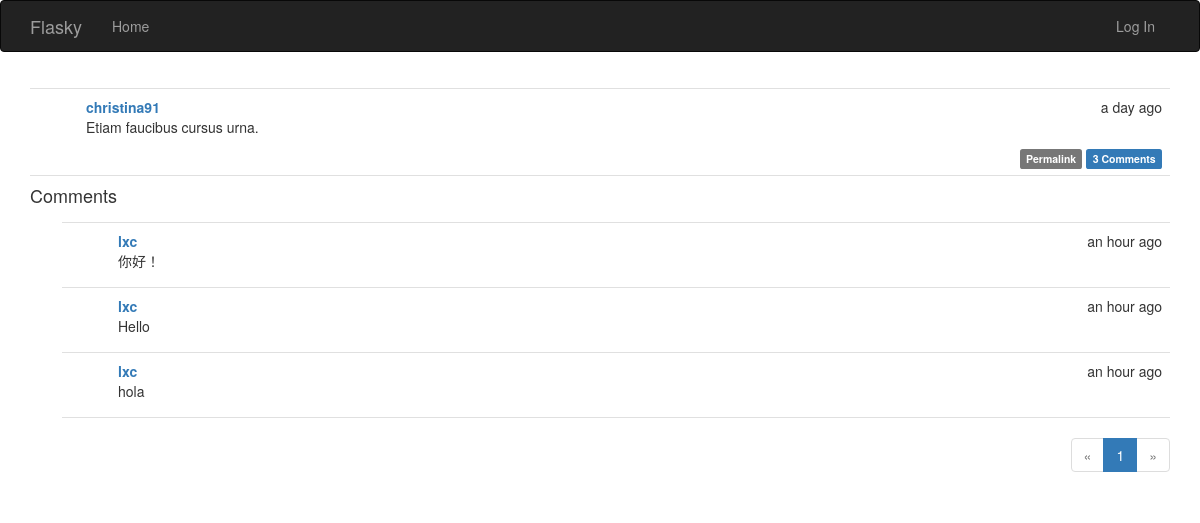
The app's page /post/147 with its own data.
### app/models.py (models this page shows, shortened)
class Post(db.Model):
    __tablename__ = 'posts'
    id = db.Column(db.Integer, primary_key=True)
    body = db.Column(db.Text)
    timestamp = db.Column(db.DateTime, index=True, default=datetime.utcnow)
    author_id = db.Column(db.Integer, db.ForeignKey('users.id'))
    body_html = db.Column(db.Text)
    comments = db.relationship('Comment', backref='post', lazy='dynamic')

class User(UserMixin, db.Model):
    __tablename__ = 'users'
    id = db.Column(db.Integer, primary_key=True)
    username = db.Column(db.String(64), unique=True, index=True)
    email = db.Column(db.String(64), unique=True, index=True)
    role_id = db.Column(db.Integer, db.ForeignKey('roles.id'))
    password_hash = db.Column(db.String(128))
    confirmed = db.Column(db.Boolean, default=False)
    name = db.Column(db.String(64))
    location = db.Column(db.String(64))
    about_me = db.Column(db.Text)
    member_since = db.Column(db.DateTime(), default=datetime.utcnow)
    last_seen = db.Column(db.DateTime(), default=datetime.utcnow)
    posts = db.relationship('Post', backref='author', lazy='dynamic')
    followed = db.relationship('Follow',
                               foreign_keys=[Follow.follower_id],
                               backref=db.backref('follower', lazy='joined'),
                               lazy='dynamic',
                               cascade='all, delete-orphan')
    followers = db.relationship('Follow',
                                foreign_keys=[Follow.followed_id],
                                backref=db.backref('followed', lazy='joined'),
                                lazy='dynamic',
                                cascade='all, delete-orphan')
    comments = db.relationship('Comment', backref='author', lazy='dynamic')
    @property
    def password(self):
        raise AttributeError('password is not a readable attribute')

class Comment(db.Model):
    __tablename__ = 'comments'
    id = db.Column(db.Integer, primary_key=True)
    body = db.Column(db.Text)
    body_html = db.Column(db.Text)
    timestamp = db.Column(db.DateTime, index=True, default=datetime.utcnow)
    disabled = db.Column(db.Boolean)
    author_id = db.Column(db.Integer, db.ForeignKey('users.id'))
    post_id = db.Column(db.Integer, db.ForeignKey('posts.id'))

### app/main/views.py (the view, shortened to what this page needs)
@main.route('/post/<int:id>', methods=['GET', 'POST'])
def post(id):
    post = Post.query.get_or_404(id)
    form = CommentForm()
    page = request.args.get('page', 1, type=int)
    if page == -1:
        page = (post.comments.count() - 1) // \
            current_app.config['FLASKY_COMMENTS_PER_PAGE'] + 1
    pagination = post.comments.order_by(Comment.timestamp.asc()).paginate(
        page, per_page=current_app.config['FLASKY_COMMENTS_PER_PAGE'],
        error_out=False)
    comments = pagination.items
    return render_template('post.html', posts=[post], form=form,
                           comments=comments, pagination=pagination)

### app/auth/views.py (called while the page is built)
@auth.before_app_request
def before_request():
    if current_user.is_authenticated:
        current_user.ping()
        if not current_user.confirmed \
                and request.endpoint[:5] != 'auth.' \
                and request.endpoint != 'static':
            return redirect(url_for('auth.unconfirmed'))

### app/main/__init__.py (called while the page is built)
@main.app_context_processor
def inject_permissions():
    return dict(Permission=Permission)

### app/models.py (called while the page is built)
    def can(self, permissions):
        return False

    def is_administrator(self):
        return False

### app/templates/post.html (shortened to what this page needs)
{% extends "base.html" %}
{% import "bootstrap/wtf.html" as wtf %}
{% import "_macros.html" as macros %}
{% block page_content %}
{% include '_posts.html' %}
<h4 id="comments">Comments</h4>
{% include '_comments.html' %}
{% if pagination %}
<div class="pagination">
    {{ macros.pagination_widget(pagination, '.post', fragment='#comments', id=posts[0].id) }}
</div>
{% endif %}
{% endblock %}

### app/templates/_posts.html (shortened to what this page needs)
<ul class="posts">
    {% for post in posts %}
    <li class="post">
        <div class="post-content">
            <div class="post-date">{{ moment(post.timestamp).fromNow() }}</div>
            <div class="post-author"><a href="{{ url_for('.user', username=post.author.username) }}">{{ post.author.username }}</a></div>
            <div class="post-body">
                {% if post.body_html %}
                    {{ post.body_html | safe }}
                {% else %}
                    {{ post.body }}
                {% endif %}
            </div>
            <div class="post-footer">
                <a href="{{ url_for('.post', id=post.id) }}">
                    <span class="label label-default">Permalink</span>
                </a>
                <a href="{{ url_for('.post', id=post.id) }}#comments">
                    <span class="label label-primary">{{ post.comments.count() }} Comments</span>
                </a>
            </div>
        </div>
    </li>
    {% endfor %}
</ul>

### app/templates/_comments.html (shortened to what this page needs)
<ul class="comments">
    {% for comment in comments %}
    <li class="comment">
        <div class="comment-content">
            <div class="comment-date">{{ moment(comment.timestamp).fromNow() }}</div>
            <div class="comment-author"><a href="{{ url_for('.user', username=comment.author.username) }}">{{ comment.author.username }}</a></div>
            <div class="comment-body">
                {% if comment.body_html %}
                    {{ comment.body_html | safe }}
                {% else %}
                    {{ comment.body }}
                {% endif %}
            </div>
        </div>
    </li>
    {% endfor %}
</ul>

### app/static/styles.css (style rules this page uses)
ul.posts { list-style-type: none; padding: 0px; margin: 16px 0px 0px 0px; border-top: 1px solid #e0e0e0; }
ul.posts li.post { padding: 8px; border-bottom: 1px solid #e0e0e0; }
div.post-date { float: right; }
div.post-author { font-weight: bold; }
div.post-content { margin-left: 48px; min-height: 48px; }
div.post-footer { text-align: right; }
ul.comments { list-style-type: none; padding: 0px; margin: 16px 0px 0px 0px; }
ul.comments li.comment { margin-left: 32px; padding: 8px; border-bottom: 1px solid #e0e0e0; }
ul.comments li.comment:nth-child(1) { border-top: 1px solid #e0e0e0; }
div.comment-date { float: right; }
div.comment-author { font-weight: bold; }
div.comment-content { margin-left: 48px; min-height: 48px; }
div.pagination { width: 100%; text-align: right; padding: 0px; margin: 0px; }

### records on screen
Post: timestamp "a day ago", author.username "christina91", body_html "Etiam faucibus cursus urna.", comments.count "3"
Comment: timestamp "an hour ago", author.username "lxc", body_html "你好！"
Comment: timestamp "an hour ago", author.username "lxc", body_html "Hello"
Comment: timestamp "an hour ago", author.username "lxc", body_html "hola"

### other values on screen
{{ p }} "1"
